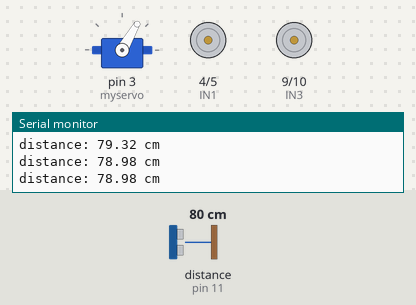
Recording of a sketch running on a simulated Arduino Uno, built with avr-gcc and run on an emulated ATmega328P. Parts: servo, motor-driver pin pairs drawn as motors (green arrow = first pin HIGH = forward, orange = second pin HIGH = backward, longer = more drive), the last lines printed to the serial monitor. Wiring (inferred from the names in the program): ultrasonic range finder: trigger pin 12; echo pin 11. Inputs (shaded band) come from the test bench; at power-on: distance to the obstacle (sensor on pin 11) 80 cm. The echo pulse lasts 58.3 µs per cm.

Above: at 1.7 s.
1.8 s: distance to the obstacle (sensor on pin 11) set to 55 cm
5.0 s: distance to the obstacle (sensor on pin 11) set to 47 cm
At 5.92 s:
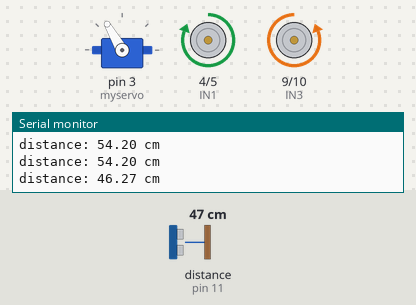
8.2 s: distance to the obstacle (sensor on pin 11) set to 17 cm
11.4 s: distance to the obstacle (sensor on pin 11) set to 14 cm
At 12.0 s:
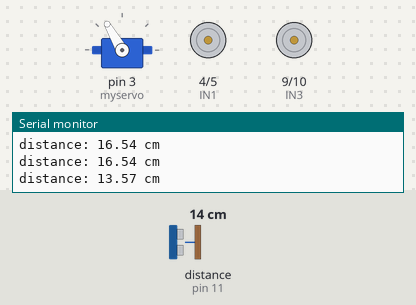
14.6 s: distance to the obstacle (sensor on pin 11) set to 12 cm
17.8 s: distance to the obstacle (sensor on pin 11) set to 9 cm
At 18.62 s:
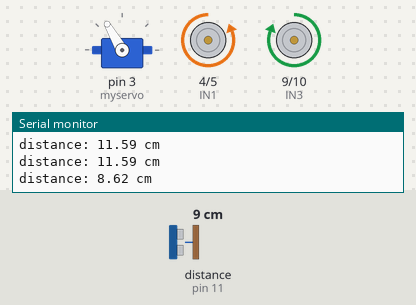
Timing chart, 0 to 22.0 s (numbered marks = the images above; inputs shaded):
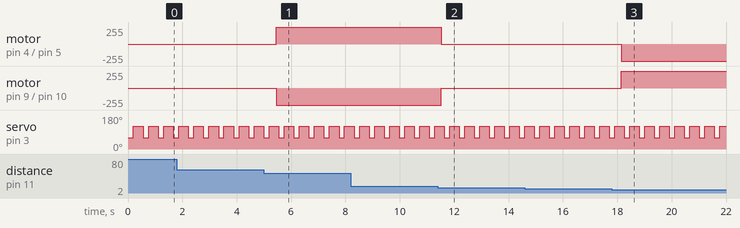

Measured:
- the behaviour switches between 51 and 50 cm on distance to the obstacle (sensor on pin 11) (found by bisection; images 0 and 1)
- the behaviour switches between 16 and 15 cm on distance to the obstacle (sensor on pin 11) (found by bisection; images 1 and 2)
- the behaviour switches between 11 and 10 cm on distance to the obstacle (sensor on pin 11) (found by bisection; images 2 and 3)
- after the input at 5.0 s, motor on pin 4 (IN1) / pin 5 (IN2): stopped → forward 255/255 after 0.45 s; motor on pin 9 (IN3) / pin 10 (IN4): stopped → backward 255/255 after 0.45 s
- after the input at 11.4 s, motor on pin 4 (IN1) / pin 5 (IN2): forward 255/255 → stopped after 0.13 s; motor on pin 9 (IN3) / pin 10 (IN4): backward 255/255 → stopped after 0.13 s
- after the input at 17.8 s, motor on pin 4 (IN1) / pin 5 (IN2): stopped → backward 255/255 after 0.35 s; motor on pin 9 (IN3) / pin 10 (IN4): stopped → forward 255/255 after 0.35 s
- by itself, servo on pin 3 (myservo): alternates 120° for 0.35 s and 60° for 0.20 s

The sketch:

tesla_copy.ino
```cpp
#include <Servo.h>


Servo myservo;


int echoPin = 11;// these define each of the ports on the arduino and sensor

int trigPin = 12;

int IN1 = 4;

int IN2 = 5;

int IN3 = 9;

int IN4 = 10;


float duration_us, distance_cm; // float makes each appear as decimals rather than whole numbers


void setup()

{

  myservo.attach(3);

  Serial.begin (9600);

  pinMode (trigPin, OUTPUT);// establishes trigpin on the hc sensor as an output

  pinMode (echoPin, INPUT);// establishes echopin as an input

  pinMode(IN1, OUTPUT);// makes in1-4 outputs

  pinMode(IN2, OUTPUT);

  pinMode(IN3, OUTPUT);

  pinMode(IN4, OUTPUT);

}


void loop(){


  myservo.write(60);

  delay(200);


  myservo.write(120);

  delay(200);


  digitalWrite(trigPin, HIGH);//triggers the hc sensor to send out a pulse

  delayMicroseconds(10);

  digitalWrite(trigPin, LOW);


  duration_us = pulseIn(echoPin, HIGH);

  distance_cm = 0.017 * duration_us; // distance formula


  Serial.print("distance: "); // prints on the serial monitor the distance of the object that the sensor is detecting

  Serial.print(distance_cm);

  Serial.println(" cm");

  delay(50);


  if (distance_cm > 50.0) { //Stop

    digitalWrite(IN1, LOW);

    digitalWrite(IN2, LOW);

    digitalWrite(IN3, LOW);

    digitalWrite(IN4, LOW);

    delay(100);

  } else if (distance_cm <= 10) { //Back up

      digitalWrite(IN1, LOW);

      digitalWrite(IN2, HIGH);

      digitalWrite(IN3, HIGH);

      digitalWrite(IN4, LOW);

    delay(100);

  } else if (distance_cm <= 15) { //stop

      digitalWrite(IN1, LOW);

      digitalWrite(IN2, LOW);

      digitalWrite(IN3, LOW);

      digitalWrite(IN4, LOW);

      delay(100);

  } else if (distance_cm <= 50){ // GO

      digitalWrite(IN1, HIGH);

      digitalWrite(IN2, LOW);

      digitalWrite(IN3, LOW);

      digitalWrite(IN4, HIGH);

      delay(100);

// HIGH LOW HIGH LOW = TURN LEFT
// LOW HIGH HIGH LOW = GO BACK
// LOW HIGH LOW HIGH = TURN RIGHT
// HIGH LOW LOW HIGH = GO FORWARD

}}
```
